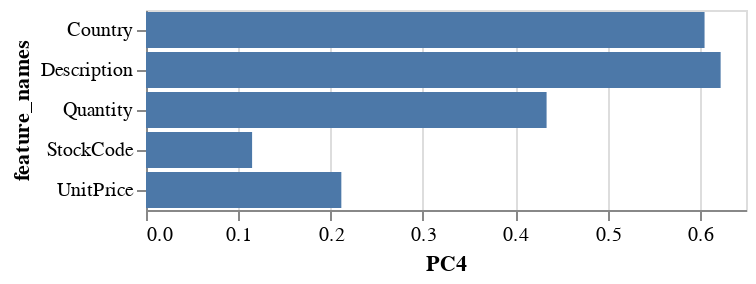

The notebook cell saved with this chart:
### Code cell
alt.Chart(loadings_df).mark_bar().encode(
    x='PC4:Q',
    y="feature_names:N"
)

### Figure 1 — Vega-Lite specification as saved in the notebook (floating-point values rounded to 4 significant figures)
{"config": {"view": {"continuousWidth": 300, "continuousHeight": 300}}, "data": {"name": "data-81234db0de64c53e0477e981d39d34bd"}, "mark": {"type": "bar"}, "encoding": {"x": {"field": "PC4", "type": "quantitative"}, "y": {"field": "feature_names", "type": "nominal"}}, "$schema": "https://vega.github.io/schema/vega-lite/v5.20.1.json", "datasets": {"data-81234db0de64c53e0477e981d39d34bd": [{"feature_names": "StockCode", "PC1": 0.6504, "PC2": -0.1207, "PC3": 0.1145, "PC4": 0.1149, "PC5": -0.7322}, {"feature_names": "Description", "PC1": -0.4471, "PC2": -0.1401, "PC3": 0.5997, "PC4": 0.6225, "PC5": -0.1825}, {"feature_names": "Quantity", "PC1": -0.06332, "PC2": -0.6305, "PC3": -0.6402, "PC4": 0.434, "PC5": 0.01566}, {"feature_names": "UnitPrice", "PC1": 0.5844, "PC2": -0.2564, "PC3": 0.354, "PC4": 0.2116, "PC5": 0.6501}, {"feature_names": "Country", "PC1": 0.1774, "PC2": 0.7089, "PC3": -0.3034, "PC4": 0.6051, "PC5": 0.0883}]}}
